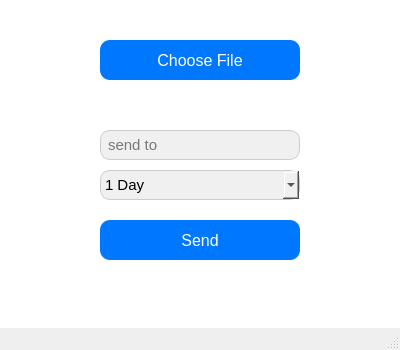
<?xml version="1.0" encoding="UTF-8"?>
<ui version="4.0">
 <class>SendFileWindow</class>
 <widget class="QMainWindow" name="SendFileWindow">
  <property name="geometry">
   <rect>
    <x>0</x>
    <y>0</y>
    <width>400</width>
    <height>350</height>
   </rect>
  </property>
  <property name="windowTitle">
   <string>Send File</string>
  </property>
  <widget class="QWidget" name="centralwidget">
   <property name="styleSheet">
    <string notr="true">
      background-color: white;
      font-family: Segoe UI;
      font-size: 11pt;
    </string>
   </property>
   <widget class="QPushButton" name="btn_choose_file">
    <property name="geometry">
     <rect>
      <x>100</x>
      <y>40</y>
      <width>200</width>
      <height>40</height>
     </rect>
    </property>
    <property name="styleSheet">
     <string notr="true">
       QPushButton {
         background-color: #0077ff;
         color: white;
         border-radius: 10px;
         font-size: 12pt;
       }
       QPushButton:hover {
         background-color: #3399ff;
       }
     </string>
    </property>
    <property name="text">
     <string>Choose File</string>
    </property>
   </widget>
   <widget class="QLineEdit" name="line_receiver">
    <property name="geometry">
     <rect>
      <x>100</x>
      <y>130</y>
      <width>200</width>
      <height>30</height>
     </rect>
    </property>
    <property name="styleSheet">
     <string notr="true">
      background-color: #f0f0f0;
      border: 1px solid #ccc;
      border-radius: 10px;
      padding: 5px;</string>
    </property>
    <property name="text">
     <string/>
    </property>
    <property name="placeholderText">
     <string>send to</string>
    </property>
   </widget>
   <widget class="QComboBox" name="combo_expiration">
    <property name="geometry">
     <rect>
      <x>100</x>
      <y>170</y>
      <width>200</width>
      <height>30</height>
     </rect>
    </property>
    <property name="styleSheet">
     <string notr="true">
    background-color: #f0f0f0;
    border: 1px solid #ccc;
    border-radius: 10px;



</string>
    </property>
    <item>
     <property name="text">
      <string>1 Day</string>
     </property>
    </item>
    <item>
     <property name="text">
      <string>2 Days</string>
     </property>
    </item>
    <item>
     <property name="text">
      <string>7 Days</string>
     </property>
    </item>
    <item>
     <property name="text">
      <string>30 Days</string>
     </property>
    </item>
   </widget>
   <widget class="QPushButton" name="btn_send">
    <property name="geometry">
     <rect>
      <x>100</x>
      <y>220</y>
      <width>200</width>
      <height>40</height>
     </rect>
    </property>
    <property name="styleSheet">
     <string notr="true">
       QPushButton {
         background-color: #0077ff;
         color: white;
         border-radius: 10px;
         font-size: 12pt;
       }
       QPushButton:hover {
         background-color: #3399ff;
       }
     </string>
    </property>
    <property name="text">
     <string>Send</string>
    </property>
   </widget>
  </widget>
  <widget class="QMenuBar" name="menubar">
   <property name="geometry">
    <rect>
     <x>0</x>
     <y>0</y>
     <width>400</width>
     <height>21</height>
    </rect>
   </property>
  </widget>
  <widget class="QStatusBar" name="statusbar"/>
 </widget>
 <resources/>
 <connections/>
</ui>
